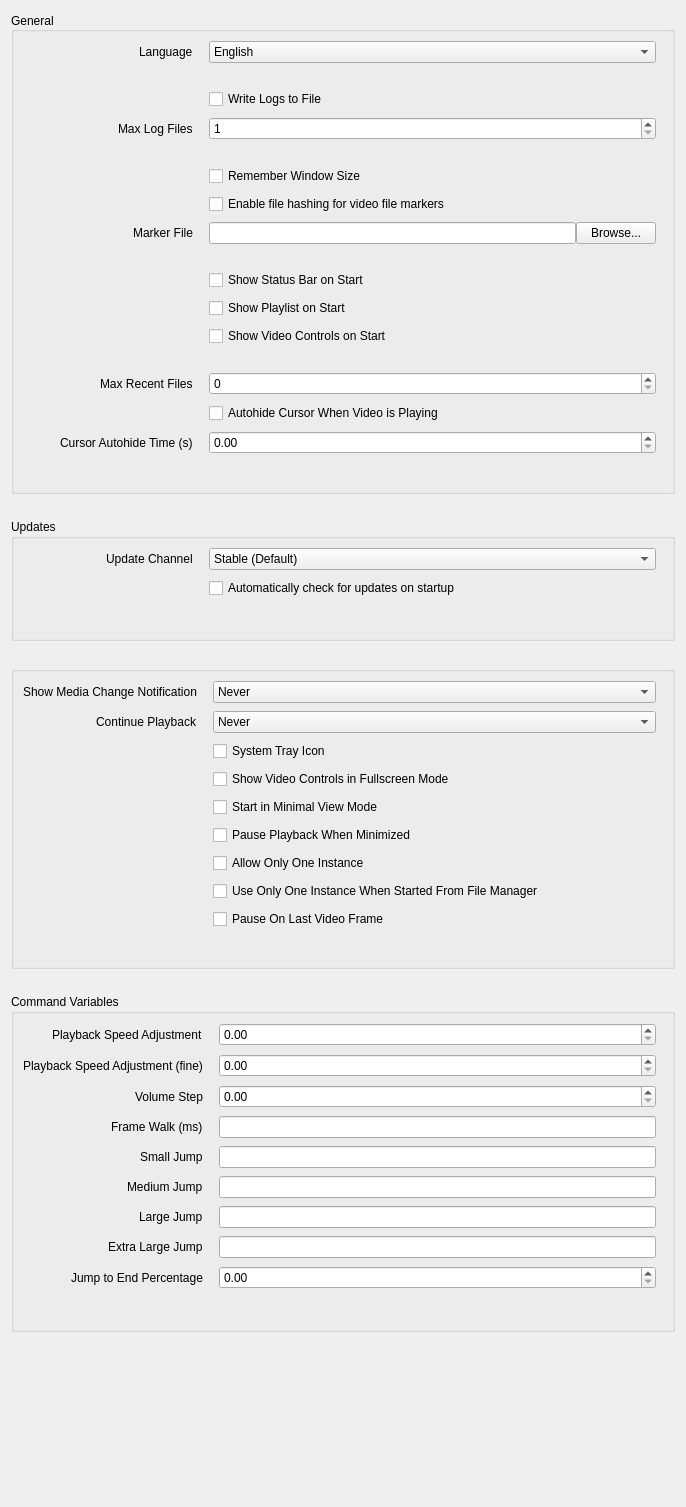
           <widget class="QWidget" name="scrollAreaWidgetContents">
            <property name="geometry">
             <rect>
              <x>0</x>
              <y>0</y>
              <width>686</width>
              <height>1507</height>
             </rect>
            </property>
            <layout class="QVBoxLayout" name="verticalLayout_4">
             <property name="spacing">
              <number>25</number>
             </property>
             <property name="topMargin">
              <number>12</number>
             </property>
             <item>
              <widget class="QGroupBox" name="groupBox_3">
               <property name="title">
                <string>General</string>
               </property>
               <property name="alignment">
                <set>Qt::AlignmentFlag::AlignLeading|Qt::AlignmentFlag::AlignLeft|Qt::AlignmentFlag::AlignVCenter</set>
               </property>
               <layout class="QFormLayout" name="formLayout_2">
                <property name="labelAlignment">
                 <set>Qt::AlignmentFlag::AlignRight|Qt::AlignmentFlag::AlignTrailing|Qt::AlignmentFlag::AlignVCenter</set>
                </property>
                <property name="horizontalSpacing">
                 <number>16</number>
                </property>
                <property name="verticalSpacing">
                 <number>8</number>
                </property>
                <property name="rightMargin">
                 <number>16</number>
                </property>
                <property name="bottomMargin">
                 <number>9</number>
                </property>
                <item row="1" column="0">
                 <widget class="QLabel" name="label_12">
                  <property name="text">
                   <string>Language</string>
                  </property>
                 </widget>
                </item>
                <item row="1" column="1">
                 <widget class="ComboBoxIgnoreWheel" name="language">
                  <item>
                   <property name="text">
                    <string>English</string>
                   </property>
                  </item>
                  <item>
                   <property name="text">
                    <string>English (UK)</string>
                   </property>
                  </item>
                  <item>
                   <property name="text">
                    <string>Deutsch</string>
                   </property>
                  </item>
                 </widget>
                </item>
                <item row="2" column="1">
                 <spacer name="verticalSpacer_6">
                  <property name="orientation">
                   <enum>Qt::Orientation::Vertical</enum>
                  </property>
                  <property name="sizeType">
                   <enum>QSizePolicy::Policy::Fixed</enum>
                  </property>
                  <property name="sizeHint" stdset="0">
                   <size>
                    <width>20</width>
                    <height>10</height>
                   </size>
                  </property>
                 </spacer>
                </item>
                <item row="3" column="1">
                 <widget class="QCheckBox" name="logToFile">
                  <property name="text">
                   <string>Write Logs to File</string>
                  </property>
                 </widget>
                </item>
                <item row="5" column="0">
                 <widget class="QLabel" name="label_8">
                  <property name="text">
                   <string>Max Log Files</string>
                  </property>
                 </widget>
                </item>
                <item row="5" column="1">
                 <widget class="SpinBoxIgnoreWheel" name="maxLogs">
                  <property name="minimum">
                   <number>1</number>
                  </property>
                 </widget>
                </item>
                <item row="6" column="1">
                 <spacer name="verticalSpacer_5">
                  <property name="orientation">
                   <enum>Qt::Orientation::Vertical</enum>
                  </property>
                  <property name="sizeType">
                   <enum>QSizePolicy::Policy::Fixed</enum>
                  </property>
                  <property name="sizeHint" stdset="0">
                   <size>
                    <width>20</width>
                    <height>10</height>
                   </size>
                  </property>
                 </spacer>
                </item>
                <item row="7" column="1">
                 <widget class="QCheckBox" name="rememberWindowSize">
                  <property name="text">
                   <string>Remember Window Size</string>
                  </property>
                 </widget>
                </item>
                <item row="8" column="1">
                 <widget class="QCheckBox" name="hashFile">
                  <property name="text">
                   <string>Enable file hashing for video file markers</string>
                  </property>
                 </widget>
                </item>
                <item row="9" column="0">
                 <widget class="QLabel" name="label_2">
                  <property name="text">
                   <string>Marker File</string>
                  </property>
                  <property name="alignment">
                   <set>Qt::AlignmentFlag::AlignRight|Qt::AlignmentFlag::AlignTrailing|Qt::AlignmentFlag::AlignVCenter</set>
                  </property>
                 </widget>
                </item>
                <item row="9" column="1">
                 <layout class="QHBoxLayout" name="horizontalLayout_7">
                  <item>
                   <widget class="QLineEdit" name="markerFile"/>
                  </item>
                  <item>
                   <widget class="QPushButton" name="markerFileBrowseButton">
                    <property name="text">
                     <string>Browse...</string>
                    </property>
                   </widget>
                  </item>
                 </layout>
                </item>
                <item row="10" column="1">
                 <spacer name="verticalSpacer_8">
                  <property name="orientation">
                   <enum>Qt::Orientation::Vertical</enum>
                  </property>
                  <property name="sizeType">
                   <enum>QSizePolicy::Policy::Fixed</enum>
                  </property>
                  <property name="sizeHint" stdset="0">
                   <size>
                    <width>20</width>
                    <height>10</height>
                   </size>
                  </property>
                 </spacer>
                </item>
                <item row="11" column="1">
                 <widget class="QCheckBox" name="showStatusBarOnStart">
                  <property name="text">
                   <string>Show Status Bar on Start</string>
                  </property>
                 </widget>
                </item>
                <item row="12" column="1">
                 <widget class="QCheckBox" name="showPlaylistOnStart">
                  <property name="text">
                   <string>Show Playlist on Start</string>
                  </property>
                 </widget>
                </item>
                <item row="13" column="1">
                 <widget class="QCheckBox" name="showVideoControlsOnStart">
                  <property name="text">
                   <string>Show Video Controls on Start</string>
                  </property>
                 </widget>
                </item>
                <item row="14" column="1">
                 <spacer name="verticalSpacer_10">
                  <property name="orientation">
                   <enum>Qt::Orientation::Vertical</enum>
                  </property>
                  <property name="sizeType">
                   <enum>QSizePolicy::Policy::Fixed</enum>
                  </property>
                  <property name="sizeHint" stdset="0">
                   <size>
                    <width>20</width>
                    <height>10</height>
                   </size>
                  </property>
                 </spacer>
                </item>
                <item row="15" column="0">
                 <widget class="QLabel" name="label_17">
                  <property name="text">
                   <string>Max Recent Files</string>
                  </property>
                 </widget>
                </item>
                <item row="15" column="1">
                 <widget class="SpinBoxIgnoreWheel" name="maxRecentFiles"/>
                </item>
                <item row="16" column="1">
                 <widget class="QCheckBox" name="hideCursorWhenPlaying">
                  <property name="text">
                   <string>Autohide Cursor When Video is Playing</string>
                  </property>
                 </widget>
                </item>
                <item row="17" column="0">
                 <widget class="QLabel" name="label_18">
                  <property name="text">
                   <string>Cursor Autohide Time (s)</string>
                  </property>
                 </widget>
                </item>
                <item row="17" column="1">
                 <widget class="DoubleSpinBoxIgnoreWheel" name="hideCursorTime"/>
                </item>
                <item row="18" column="0">
                 <spacer name="horizontalSpacer_11">
                  <property name="orientation">
                   <enum>Qt::Orientation::Horizontal</enum>
                  </property>
                  <property name="sizeType">
                   <enum>QSizePolicy::Policy::Fixed</enum>
                  </property>
                  <property name="sizeHint" stdset="0">
                   <size>
                    <width>170</width>
                    <height>20</height>
                   </size>
                  </property>
                 </spacer>
                </item>
               </layout>
              </widget>
             </item>
             <item>
              <widget class="QGroupBox" name="groupBox">
               <property name="title">
                <string>Updates</string>
               </property>
               <layout class="QFormLayout" name="formLayout">
                <property name="labelAlignment">
                 <set>Qt::AlignmentFlag::AlignRight|Qt::AlignmentFlag::AlignTrailing|Qt::AlignmentFlag::AlignVCenter</set>
                </property>
                <property name="horizontalSpacing">
                 <number>16</number>
                </property>
                <property name="verticalSpacing">
                 <number>8</number>
                </property>
                <property name="rightMargin">
                 <number>16</number>
                </property>
                <property name="bottomMargin">
                 <number>12</number>
                </property>
                <item row="0" column="0">
                 <widget class="QLabel" name="label_3">
                  <property name="text">
                   <string>Update Channel</string>
                  </property>
                 </widget>
                </item>
                <item row="0" column="1">
                 <widget class="ComboBoxIgnoreWheel" name="updateChannel">
                  <item>
                   <property name="text">
                    <string>Stable (Default)</string>
                   </property>
                  </item>
                  <item>
                   <property name="text">
                    <string>Beta</string>
                   </property>
                  </item>
                 </widget>
                </item>
                <item row="1" column="1">
                 <widget class="QCheckBox" name="autoUpdate">
                  <property name="text">
                   <string>Automatically check for updates on startup</string>
                  </property>
                 </widget>
                </item>
                <item row="2" column="0">
                 <spacer name="horizontalSpacer_3">
                  <property name="orientation">
                   <enum>Qt::Orientation::Horizontal</enum>
                  </property>
                  <property name="sizeType">
                   <enum>QSizePolicy::Policy::Fixed</enum>
                  </property>
                  <property name="sizeHint" stdset="0">
                   <size>
                    <width>170</width>
                    <height>20</height>
                   </size>
                  </property>
                 </spacer>
                </item>
               </layout>
              </widget>
             </item>
             <item>
              <widget class="QGroupBox" name="groupBox_5">
               <property name="minimumSize">
                <size>
                 <width>0</width>
                 <height>0</height>
                </size>
               </property>
               <property name="title">
                <string/>
               </property>
               <layout class="QFormLayout" name="formLayout_6">
                <property name="labelAlignment">
                 <set>Qt::AlignmentFlag::AlignRight|Qt::AlignmentFlag::AlignTrailing|Qt::AlignmentFlag::AlignVCenter</set>
                </property>
                <property name="horizontalSpacing">
                 <number>16</number>
                </property>
                <property name="verticalSpacing">
                 <number>8</number>
                </property>
                <property name="rightMargin">
                 <number>16</number>
                </property>
                <item row="0" column="0">
                 <widget class="QLabel" name="label_7">
                  <property name="text">
                   <string>Show Media Change Notification</string>
                  </property>
                 </widget>
                </item>
                <item row="0" column="1">
                 <widget class="ComboBoxIgnoreWheel" name="mediaChangeNotification">
                  <property name="currentIndex">
                   <number>0</number>
                  </property>
                  <item>
                   <property name="text">
                    <string>Never</string>
                   </property>
                  </item>
                  <item>
                   <property name="text">
                    <string>When Minimized</string>
                   </property>
                  </item>
                  <item>
                   <property name="text">
                    <string>Always</string>
                   </property>
                  </item>
                 </widget>
                </item>
                <item row="1" column="0">
                 <widget class="QLabel" name="label_20">
                  <property name="text">
                   <string>Continue Playback</string>
                  </property>
                 </widget>
                </item>
                <item row="1" column="1">
                 <widget class="ComboBoxIgnoreWheel" name="continuePlayback">
                  <item>
                   <property name="text">
                    <string>Never</string>
                   </property>
                  </item>
                  <item>
                   <property name="text">
                    <string>Ask</string>
                   </property>
                  </item>
                  <item>
                   <property name="text">
                    <string>Always</string>
                   </property>
                  </item>
                 </widget>
                </item>
                <item row="2" column="1">
                 <widget class="QCheckBox" name="systemTray">
                  <property name="text">
                   <string>System Tray Icon</string>
                  </property>
                 </widget>
                </item>
                <item row="3" column="1">
                 <widget class="QCheckBox" name="showVideoControlsWhenFullscreen">
                  <property name="text">
                   <string>Show Video Controls in Fullscreen Mode</string>
                  </property>
                 </widget>
                </item>
                <item row="4" column="1">
                 <widget class="QCheckBox" name="startInMinimalViewMode">
                  <property name="text">
                   <string>Start in Minimal View Mode</string>
                  </property>
                 </widget>
                </item>
                <item row="5" column="1">
                 <widget class="QCheckBox" name="pausePlaybackWhenMinimized">
                  <property name="text">
                   <string>Pause Playback When Minimized</string>
                  </property>
                 </widget>
                </item>
                <item row="6" column="1">
                 <widget class="QCheckBox" name="allowOnlyOneInstance">
                  <property name="text">
                   <string>Allow Only One Instance</string>
                  </property>
                 </widget>
                </item>
                <item row="7" column="1">
                 <widget class="QCheckBox" name="oneInstanceFromFileManager">
                  <property name="text">
                   <string>Use Only One Instance When Started From File Manager</string>
                  </property>
                 </widget>
                </item>
                <item row="8" column="1">
                 <widget class="QCheckBox" name="pauseOnLastFrameOfVideo">
                  <property name="text">
                   <string>Pause On Last Video Frame</string>
                  </property>
                 </widget>
                </item>
                <item row="9" column="0">
                 <spacer name="horizontalSpacer_6">
                  <property name="orientation">
                   <enum>Qt::Orientation::Horizontal</enum>
                  </property>
                  <property name="sizeType">
                   <enum>QSizePolicy::Policy::Fixed</enum>
                  </property>
                  <property name="sizeHint" stdset="0">
                   <size>
                    <width>170</width>
                    <height>20</height>
                   </size>
                  </property>
                 </spacer>
                </item>
               </layout>
              </widget>
             </item>
             <item>
              <widget class="QGroupBox" name="groupBox_6">
               <property name="title">
                <string>Command Variables</string>
               </property>
               <layout class="QFormLayout" name="formLayout_5">
                <property name="fieldGrowthPolicy">
                 <enum>QFormLayout::FieldGrowthPolicy::ExpandingFieldsGrow</enum>
                </property>
                <property name="labelAlignment">
                 <set>Qt::AlignmentFlag::AlignRight|Qt::AlignmentFlag::AlignTrailing|Qt::AlignmentFlag::AlignVCenter</set>
                </property>
                <property name="horizontalSpacing">
                 <number>16</number>
                </property>
                <property name="verticalSpacing">
                 <number>8</number>
                </property>
                <property name="rightMargin">
                 <number>16</number>
                </property>
                <property name="bottomMargin">
                 <number>12</number>
                </property>
                <item row="0" column="0">
                 <widget class="QLabel" name="label_14">
                  <property name="text">
                   <string>Playback Speed Adjustment</string>
                  </property>
                 </widget>
                </item>
                <item row="1" column="0">
                 <widget class="QLabel" name="label_15">
                  <property name="text">
                   <string>Playback Speed Adjustment (fine)</string>
                  </property>
                 </widget>
                </item>
                <item row="4" column="0">
                 <widget class="QLabel" name="label_16">
                  <property name="text">
                   <string>Volume Step</string>
                  </property>
                 </widget>
                </item>
                <item row="4" column="1">
                 <widget class="DoubleSpinBoxIgnoreWheel" name="volumeStep">
                  <property name="sizePolicy">
                   <sizepolicy hsizetype="Expanding" vsizetype="Fixed">
                    <horstretch>0</horstretch>
                    <verstretch>0</verstretch>
                   </sizepolicy>
                  </property>
                 </widget>
                </item>
                <item row="5" column="0">
                 <widget class="QLabel" name="label_90">
                  <property name="text">
                   <string>Frame Walk (ms)</string>
                  </property>
                 </widget>
                </item>
                <item row="6" column="0">
                 <widget class="QLabel" name="label_92">
                  <property name="text">
                   <string>Small Jump</string>
                  </property>
                 </widget>
                </item>
                <item row="6" column="1">
                 <widget class="QLineEdit" name="smallJump"/>
                </item>
                <item row="7" column="0">
                 <widget class="QLabel" name="label_93">
                  <property name="text">
                   <string>Medium Jump</string>
                  </property>
                 </widget>
                </item>
                <item row="7" column="1">
                 <widget class="QLineEdit" name="mediumJump"/>
                </item>
                <item row="8" column="0">
                 <widget class="QLabel" name="label_94">
                  <property name="text">
                   <string>Large Jump</string>
                  </property>
                 </widget>
                </item>
                <item row="8" column="1">
                 <widget class="QLineEdit" name="largeJump"/>
                </item>
                <item row="9" column="0">
                 <widget class="QLabel" name="label_13">
                  <property name="text">
                   <string>Extra Large Jump</string>
                  </property>
                 </widget>
                </item>
                <item row="9" column="1">
                 <widget class="QLineEdit" name="extraLargeJump"/>
                </item>
                <item row="11" column="0">
                 <spacer name="horizontalSpacer_5">
                  <property name="orientation">
                   <enum>Qt::Orientation::Horizontal</enum>
                  </property>
                  <property name="sizeType">
                   <enum>QSizePolicy::Policy::Fixed</enum>
                  </property>
                  <property name="sizeHint" stdset="0">
                   <size>
                    <width>170</width>
                    <height>20</height>
                   </size>
                  </property>
                 </spacer>
                </item>
                <item row="5" column="1">
                 <widget class="QLineEdit" name="frameWalk"/>
                </item>
                <item row="10" column="0">
                 <widget class="QLabel" name="label_21">
                  <property name="text">
                   <string>Jump to End Percentage</string>
                  </property>
                 </widget>
                </item>
                <item row="10" column="1">
                 <widget class="DoubleSpinBoxIgnoreWheel" name="jumpToEndPercentage">
                  <property name="sizePolicy">
                   <sizepolicy hsizetype="Expanding" vsizetype="Fixed">
                    <horstretch>0</horstretch>
                    <verstretch>0</verstretch>
                   </sizepolicy>
                  </property>
                 </widget>
                </item>
                <item row="0" column="1">
                 <widget class="DoubleSpinBoxIgnoreWheel" name="playbackSpeedAdjustment">
                  <property name="sizePolicy">
                   <sizepolicy hsizetype="Expanding" vsizetype="Fixed">
                    <horstretch>0</horstretch>
                    <verstretch>0</verstretch>
                   </sizepolicy>
                  </property>
                 </widget>
                </item>
                <item row="1" column="1">
                 <widget class="DoubleSpinBoxIgnoreWheel" name="playbackSpeedAdjustmentFine">
                  <property name="sizePolicy">
                   <sizepolicy hsizetype="Expanding" vsizetype="Fixed">
                    <horstretch>0</horstretch>
                    <verstretch>0</verstretch>
                   </sizepolicy>
                  </property>
                 </widget>
                </item>
               </layout>
              </widget>
             </item>
             <item>
              <spacer name="verticalSpacer">
               <property name="orientation">
                <enum>Qt::Orientation::Vertical</enum>
               </property>
               <property name="sizeHint" stdset="0">
                <size>
                 <width>20</width>
                 <height>40</height>
                </size>
               </property>
              </spacer>
             </item>
            </layout>
           </widget>
